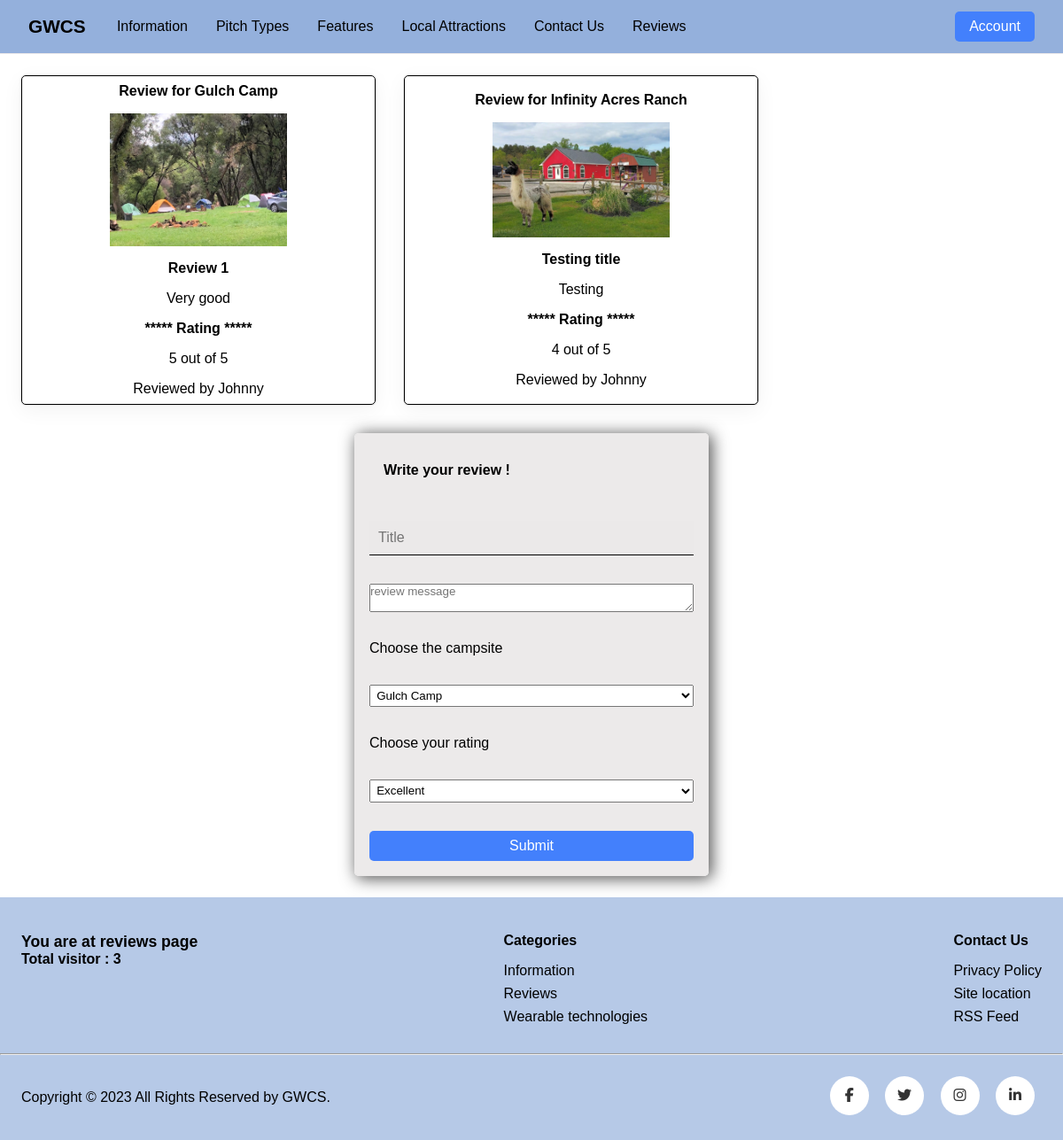
The app's page /pages/reviews.php with its own data.
### tables this page shows
CREATE TABLE `Review` (
  `review_id` bigint(20) NOT NULL,
  `message` text NOT NULL,
  `rating` int(11) NOT NULL,
  `title` varchar(255) NOT NULL,
  `user_id` bigint(20) NOT NULL,
  `site_id` bigint(20) NOT NULL
);

CREATE TABLE `CampSite` (
  `site_id` bigint(20) NOT NULL,
  `name` varchar(255) NOT NULL,
  `location` text NOT NULL,
  `description` text NOT NULL,
  `local_attraction` text NOT NULL,
  `features` text NOT NULL,
  `map_iframe` text DEFAULT NULL,
  `price` decimal(10,2) NOT NULL,
  `notice_note` text NOT NULL,
  `pitch_type_id` bigint(20) NOT NULL
);

CREATE TABLE `User` (
  `user_id` bigint(20) NOT NULL,
  `first_name` varchar(50) NOT NULL,
  `last_name` varchar(50) NOT NULL,
  `username` varchar(80) NOT NULL,
  `email` varchar(255) NOT NULL,
  `password` text NOT NULL,
  `rank` varchar(20) NOT NULL
);

### data/ReviewDataRepository.php (called while the page is built, shortened)
<?php
require_once(UTILS_PATH . "DataRepositoryUtil.php");
class ReviewDataRepository implements DataRepository
{
    private mysqli $connection;
    private UserDataRepository $userRepo;
    private CampSiteDataRepository $siteRepo;
    public function __construct(mysqli $connection)
    {
        $this->connection = $connection;
        $this->userRepo = new UserDataRepository($connection);
        $this->siteRepo = new CampSiteDataRepository($connection);
    }
    public function getLists(): ?array
    {
        $query = "SELECT * FROM Review";
        $stmt = $this->connection->prepare($query);
        if (!$stmt->execute()) {
            throw new mysqli_sql_exception("Error executing the given sql statement.");
        }
        $mysqli_result = $stmt->get_result();
        $reviewList = [];
        while ($row = $mysqli_result->fetch_assoc()) {
            $user = $this->mapRowToReviewObject($row);
            $reviewList[] = $user;
        }
        return $reviewList;
    }
    private function mapRowToReviewObject($row): Review
    {
        $user = $this->userRepo->searchById($row["user_id"]);
        $site = $this->siteRepo->searchById($row["site_id"]);
        $review = new Review($row['rating'], $row['message'], $row['title']);
        $review->setReviewId($row['review_id']);
        $review->setUser($user);
        $review->setSite($site);
        return $review;
    }
}

### data/UserDataRepository.php (called while the page is built, shortened)
<?php
require_once(UTILS_PATH . "DataRepositoryUtil.php");
class UserDataRepository implements DataRepository
{
    private mysqli $connection;
    public function __construct(mysqli $connection)
    {
        $this->connection = $connection;
    }
    public function searchById($id): ?User
    {
        $query = "SELECT * FROM User WHERE user_id = ?";
        $paramTypes = "i";
        $stmt = prepareAndExecuteQuery($this->connection, $query, $paramTypes, $id);
        $mysqli_result = $stmt->get_result();
        $result = $mysqli_result->fetch_assoc();
        return $this->mapRowToUserObject($result);
    }
    private function mapRowToUserObject($row): User
    {
        $user = new User($row["first_name"], $row["last_name"], $row["username"], $row["email"], $row["password"], $row["rank"]);
        $user->setUserId($row["user_id"]);
        return $user;
    }
}

### utils/DataRepositoryUtil.php (called while the page is built, shortened)
<?php
function prepareAndExecuteQuery($connection, $query, $types, ...$params): mysqli_stmt
{
    $stmt = $connection->prepare($query);
    $stmt->bind_param($types, ...$params);
    if (!$stmt->execute()) {
        throw new mysqli_sql_exception("Error during the SQL statement execution.");
    }
    return $stmt;
}

### data/CampSiteDataRepository.php (called while the page is built, shortened)
<?php
require_once(MODEL_PATH . "CampSite.php");
require_once(UTILS_PATH . "DataRepositoryUtil.php");
class CampSiteDataRepository implements DataRepository
{
    private mysqli $connection;
    private PitchTypeDataRepository $pitchTypeRepo;
    public function __construct($connection)
    {
        $this->connection = $connection;
        $this->pitchTypeRepo = new PitchTypeDataRepository($connection);
    }
    public function searchById($id)
    {
        $query = "SELECT * FROM CampSite WHERE site_id = ?";
        $paramTypes = "i";
        $stmt = prepareAndExecuteQuery($this->connection, $query, $paramTypes, $id);
        $mysqli_result = $stmt->get_result();
        $result = $mysqli_result->fetch_assoc();
        $siteId = $result["site_id"];
        $result["images"] = $this->fetchImages($siteId);
        return $this->mapRowToCampSiteObject($result);
    }
    public function getLists(): ?array
    {
        $query = "SELECT * FROM CampSite";
        $stmt = $this->connection->prepare($query);
        if (!$stmt->execute()) {
            throw new mysqli_sql_exception("Error executing the given sql statement.");
        }
        $mysqli_result = $stmt->get_result();
        $campSiteList = [];
        while ($row = $mysqli_result->fetch_assoc()) {
            $row["images"] = $this->fetchImages($row["site_id"]);
            $campSite = $this->mapRowToCampSiteObject($row);
            $campSiteList[] = $campSite;
        }
        return $campSiteList;
    }
    private function mapRowToCampSiteObject($row): CampSite
    {
        $pitchType = $this->pitchTypeRepo->searchById($row["pitch_type_id"]);
        $campsite = new CampSite($row['name'], $row['location'], $row['description'], $row['local_attraction'], $row['features'], $row['notice_note'], $pitchType, $row['price']);
        $campsite->setSiteId($row['site_id']);
        $campsite->setImages($row["images"]);
        $campsite->setMapIframe($row["map_iframe"]);
        return $campsite;
    }
    private function fetchImages($id)
    {
        $query = "SELECT * FROM CampSiteImages WHERE site_id = ?";
        $paramTypes = "i";
        $stmt = prepareAndExecuteQuery($this->connection, $query, $paramTypes, $id);
        $result = $stmt->get_result();
        $images = [];
        while ($row = $result->fetch_assoc()) {
            $images[] = $row["url"];
        }
        return $images;
    }
}

### data/PitchTypeDataRepository.php (called while the page is built, shortened)
<?php
class PitchTypeDataRepository implements DataRepository
{
    private mysqli $connection;
    public function __construct(mysqli $connection)
    {
        $this->connection = $connection;
    }
    public function searchById($id)
    {
        $query = "SELECT * FROM PitchType WHERE pitch_type_id = ?";
        $paramTypes = "i";
        $stmt = prepareAndExecuteQuery($this->connection, $query, $paramTypes, $id);
        $mysqli_result = $stmt->get_result();
        $result = $mysqli_result->fetch_assoc();
        return $this->mapRowToPitchTypeObject($result);
    }
    private function mapRowToPitchTypeObject($row): PitchType
    {
        $pitchType = new PitchType($row["title"], $row['pitch_description']);
        $pitchType->setPitchTypeId($row['pitch_type_id']);
        return $pitchType;
    }
}

### models/CampSite.php (called while the page is built, shortened)
<?php
class CampSite
{
    private int $siteId;
    private string $name;
    public function __construct(string $name, string $location, string $description, string $localAttraction, string $features, string $noticeNote, PitchType $pitchType, float $price)
    {
        $this->name = $name;
    }
    public function getSiteId(): int
    {
        return $this->siteId;
    }
    public function getName(): string
    {
        return $this->name;
    }
    public function setSiteId(int $siteId): void
    {
        $this->siteId = $siteId;
    }
}

### pages/reviews.php (the view, shortened to what this page needs)
<?php
require_once(dirname(__DIR__) . "/inc/header.php");
$reviewRepo = new ReviewDataRepository($connection);
$siteRepo = new CampSiteDataRepository($connection);
$reviewList = $reviewRepo->getLists();
$sites = $siteRepo->getLists();
?>
<div class="container">
    <div class="review__container">
        <?php foreach ($reviewList as $review) : ?>
            <div class="review">
                <p class="review__title">Review for <?php echo $review->getSite()->getName() ?></p>
                <img src="../uploads/<?php echo $review->getSite()->getImages()[1] ?>" class="review__img">
                <p class="review__title"><?php echo $review->getTitle() ?></p>
                <div class="review__body">
                    <p class="review__text"><?php echo $review->getMessage() ?></p>
                    <p class="review__text--bold">***** Rating *****</p>
                    <p class="review__rating"><?php echo $review->getRating() ?> out of 5</p>
                    <p class="review__user">Reviewed by <?php echo $review->getUser()->getUsername() ?></p>
                </div>
            </div>
        <?php endforeach; ?>
    </div>
    <form action="<?PHP echo $_SERVER['PHP_SELF'] ?>" method="post" class="form review__form">
        <h4 class="section-header">Write your review !</h4>
        <input type="text" name="title" placeholder="Title" class="form__input">
        <textarea name="review_message" id="review_message" placeholder="review message" class="review__textarea"></textarea>
        <p class="form__label">Choose the campsite</p>
        <select class="select" name="site_id" id="sites" class="select">
            <?php foreach ($sites as $site) : ?>
                <option value="<?php echo $site->getSiteId(); ?>"><?php echo $site->getName(); ?></option>
            <?php endforeach; ?>
        </select>
        <p class="form__lable">Choose your rating</p>
        <select class="select" name="rating" id="ratings">
            <option value="1">Excellent</option>
        </select>
        <input type="submit" value="Submit" name="submit_review" class="btn btn--success">
    </form>
</div>
<?php
include(INC_PATH . "footer.php");
?>

### records on screen
review: site.name "Gulch Camp", shows a picture, title "Review 1", message "Very good", rating "5", user.username "Johnny"
review: site.name "Infinity Acres Ranch", shows a picture, title "Testing title", message "Testing", rating "4", user.username "Johnny"

### other values on screen
$pageName "reviews"
$viewCount "3"
form field site_id "Gulch Camp"
